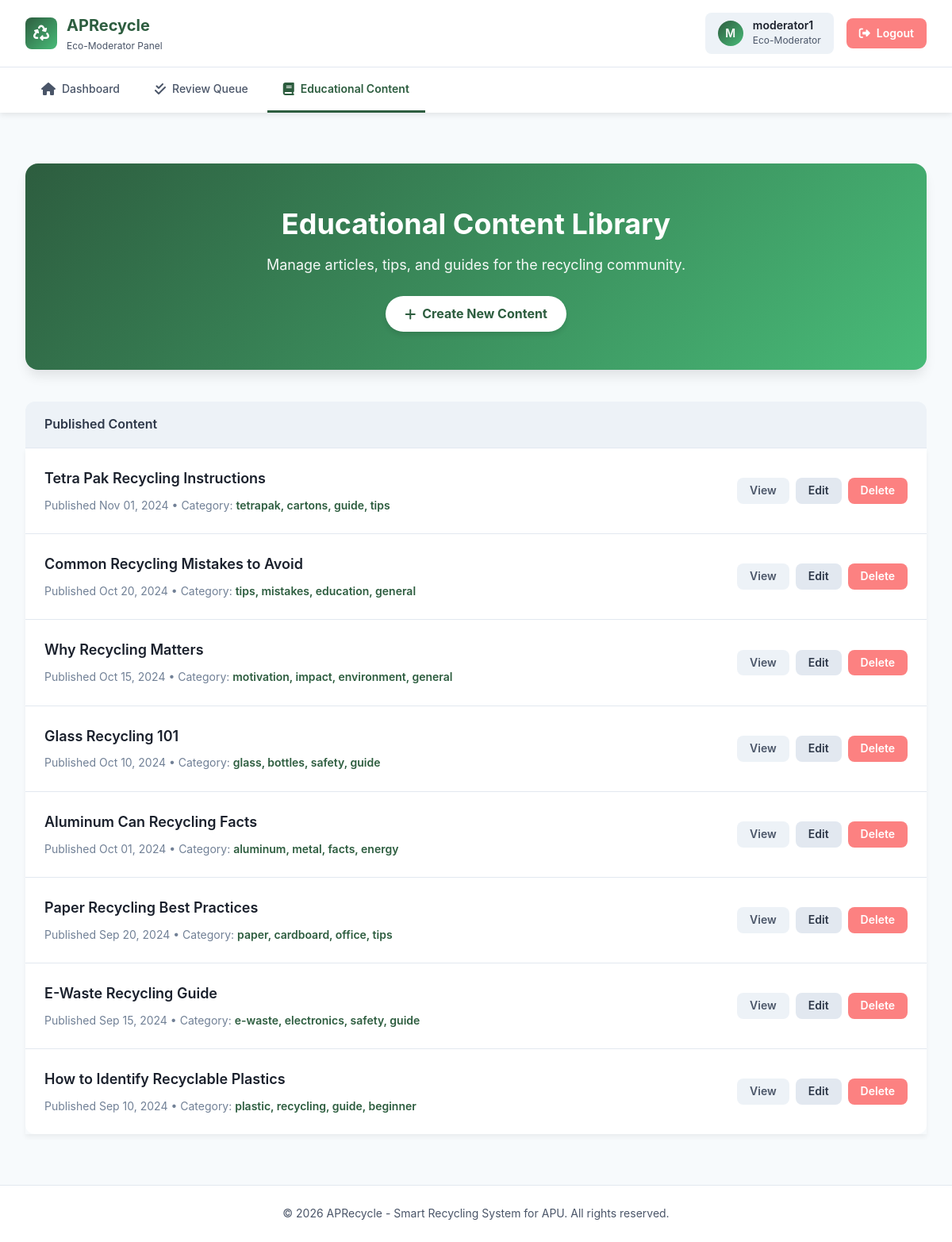
/eco-moderator/educational_content.php (signed in), run on an earlier commit of the app's database.
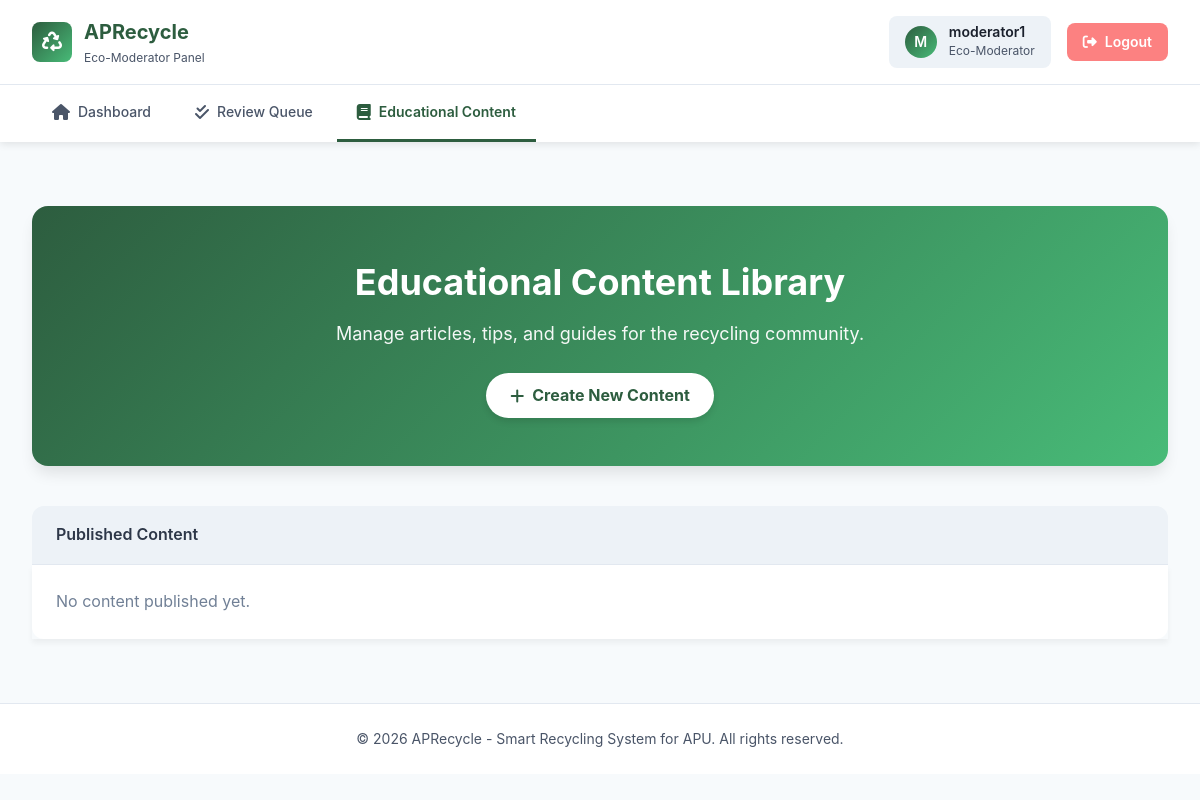
And on a later commit of the database.
### tables this page shows
CREATE TABLE IF NOT EXISTS `educational_content` (
  `content_id` int NOT NULL AUTO_INCREMENT,
  `title` varchar(50) NOT NULL,
  `content_body` text NOT NULL,
  `image` varchar(255) NOT NULL,
  `tags` varchar(255) NOT NULL,
  `created_at` datetime NOT NULL DEFAULT CURRENT_TIMESTAMP,
  `author_id` int DEFAULT NULL,
  PRIMARY KEY (`content_id`),
  KEY `author_id` (`author_id`)
);

### eco-moderator/educational_content.php (the view, shortened to what this page needs)
<?php
$conn = getDBConnection();
$sql = "SELECT * FROM educational_content ORDER BY created_at DESC";
$result = $conn->query($sql);
?>
<!DOCTYPE html>
<html lang="en">
<head>
    <link rel="stylesheet" href="../css/styles.css">
    <link rel="stylesheet" href="https://cdnjs.cloudflare.com/ajax/libs/font-awesome/6.0.0/css/all.min.css">
</head>
<body>
    <?php include 'includes/header.php'; ?>
    <div class="container" style="padding-top: 2rem;">
        <div class="page-hero">
            <h1>Educational Content Library</h1>
            <p>Manage articles, tips, and guides for the recycling community.</p>
            <a href="content-creation.php" class="btn-hero-action">
                <i class="fas fa-plus"></i> Create New Content
            </a>
        </div>
        <div class="section-title">Published Content</div>
        <div class="card" style="padding: 0; border-top-left-radius: 0; border-top-right-radius: 0; box-shadow: 0 4px 6px rgba(0,0,0,0.05);">
            <?php if ($result && $result->num_rows > 0): ?>
                <?php while($row = $result->fetch_assoc()): ?>
                    <div class="content-card">
                        <div style="flex: 1;">
                            <h3 style="margin: 0; color: var(--color-gray-800); font-size: 1.125rem;"><?php echo htmlspecialchars($row['title']); ?></h3>
                            <div class="meta-info">
                                <?php
                                    $raw_tags = $row['tags'];
                                    $normalized_tags = str_replace(['General, Tips', 'General,Tips'], 'General Tips', $raw_tags);
                                    $tags_display = htmlspecialchars(implode(', ', array_map('trim', explode(',', $normalized_tags))));
                                ?>
                                Published <?php echo date('M d, Y', strtotime($row['created_at'])); ?>
                                &bull; Category: <span style="font-weight: 600; color: var(--color-primary);"><?php echo $tags_display; ?></span>
                            </div>
                        </div>
                        <div class="action-buttons">
                            <a href="educational_content_view.php?id=<?php echo $row['content_id']; ?>" class="btn btn-secondary btn-sm" style="background: #edf2f7; color: #4a5568;">View</a>
                            <a href="content-edit.php?id=<?php echo $row['content_id']; ?>" class="btn btn-secondary btn-sm">Edit</a>
                            <a href="content-delete.php?id=<?php echo $row['content_id']; ?>" class="btn btn-danger btn-sm" onclick="return confirm('Are you sure you want to delete this article?');">Delete</a>
                        </div>
                    </div>
                <?php endwhile; ?>
            <?php else: ?>
                <div class="content-card">
                    <p style="color: var(--color-gray-500); margin: 0;">No content published yet.</p>
                </div>
            <?php endif; ?>
        </div>
    </div>
    <?php include 'includes/footer.php'; ?>
</body>
</html>

### eco-moderator/includes/header.php (shortened to what this page needs)
<?php
$current_page = basename($_SERVER['PHP_SELF']);
?>
<!DOCTYPE html>
<html lang="en">
<head>
    <link rel="stylesheet" href="../css/styles.css">
    <link rel="stylesheet" href="https://cdnjs.cloudflare.com/ajax/libs/font-awesome/6.4.0/css/all.min.css">
</head>
<body>
    <header class="moderator-header">
        <div class="moderator-header-top">
            <a href="dashboard.php" class="moderator-logo">
                <div class="moderator-logo-icon">
                    <i class="fas fa-recycle"></i>
                </div>
                <div class="moderator-logo-text">
                    <h1>APRecycle</h1>
                    <p>Eco-Moderator Panel</p>
                </div>
            </a>
            <div class="moderator-user-info">
                <div class="moderator-user-profile">
                    <div class="moderator-user-avatar">
                        <?php echo strtoupper(substr($_SESSION['username'], 0, 1)); ?>
                    </div>
                    <div class="moderator-user-details">
                        <span class="moderator-user-name"><?php echo htmlspecialchars($_SESSION['username']); ?></span>
                        <span class="moderator-user-role">Eco-Moderator</span>
                    </div>
                </div>
                <a href="../logout.php" class="btn-logout">
                    <i class="fas fa-sign-out-alt"></i>
                    <span>Logout</span>
                </a>
            </div>
        </div>
        <nav class="moderator-nav">
            <ul class="moderator-nav-tabs">
                <li class="moderator-nav-tab">
                    <a href="dashboard.php"
                        class="moderator-nav-link <?php echo $current_page == 'dashboard.php' ? 'active' : ''; ?>">
                        <i class="fas fa-home moderator-nav-icon"></i>
                        <span>Dashboard</span>
                    </a>
                </li>
                <li class="moderator-nav-tab">
                    <a href="review-queue.php"
                        class="moderator-nav-link <?php echo $current_page == 'review-queue.php' ? 'active' : ''; ?>">
                        <i class="fas fa-check-double moderator-nav-icon"></i>
                        <span>Review Queue</span>
                    </a>
                </li>
                <li class="moderator-nav-tab">
                    <a href="educational_content.php"
                        class="moderator-nav-link <?php echo ($current_page == 'educational_content.php' || $current_page == 'content-creation.php' || $current_page == 'content-edit.php') ? 'active' : ''; ?>">
                        <i class="fas fa-book moderator-nav-icon"></i>
                        <span>Educational Content</span>
                    </a>
                </li>
            </ul>
        </nav>
    </header>
    <main class="moderator-content">

### eco-moderator/includes/footer.php
</main>
<footer
    style="background: var(--color-white); padding: var(--space-6) var(--space-8); margin-top: var(--space-8); border-top: 1px solid var(--color-gray-200); text-align: center;">
    <p style="color: var(--color-gray-600); font-size: var(--text-sm); margin: 0;">
        &copy; <?php echo date('Y'); ?> APRecycle - Smart Recycling System for APU. All rights reserved.
    </p>
</footer>
</body>
</html>

### css/styles.css (style rules this page uses)
* { margin: 0; padding: 0; box-sizing: border-box; }
body { font-family: var(--font-sans); color: #2D3748; }
h1 { font-size: 2.25rem; font-weight: 700; }
body { font-size: 1rem; line-height: 1.6; }
h3 { font-size: 1.5rem; font-weight: 600; }
.btn-danger { background: var(--color-error); color: white; }
.btn-secondary { background: var(--color-gray-200); color: var(--color-gray-700); }

### css/variables.css (style rules this page uses)
:root { --color-primary: #2D5D3F; --color-primary-light: #3A7A54; --color-primary-dark: #1F4129; --color-secondary: #48BB78; --color-secondary-light: #68D391; --color-accent-blue: #4299E1; --color-accent-yellow: #FFD93D; --color-accent-brown: #8B4513; --color-white: #FFFFFF; --color-gray-50: #F7FAFC; --color-gray-100: #EDF2F7; --color-gray-200: #E2E8F0; --color-gray-300: #CBD5E0; --color-gray-400: #A0AEC0; --color-gray-500: #718096; --color-gray-600: #4A5568; --color-gray-700: #2D3748; --color-gray-800: #1A202C; --color-gray-900: #171923; --color-success: #48BB78; --color-success-light: #C6F6D5; --color-warning: #ED8936; --color-warning-light: #FEEBC8; --color-error: #FC8181; --color-error-light: #FED7D7; --color-info: #4299E1; --color-info-light: #BEE3F8; --gradient-primary: linear-gradient(135deg, #2D5D3F 0%, #48BB78 100%); --gradient-success: linear-gradient(135deg, #48BB78 0%, #38A169 100%); --gradient-badge: linear-gradient(135deg, #667eea 0%, #764ba2 100%); --shadow-sm: 0 1px 3px rgba(0,0,0,0.12), 0 1px 2px rgba(0,0,0,0.24); --shadow-md: 0 2px 8px rgba(0,0,0,0.1); --shadow-lg: 0 4px 12px rgba(0,0,0,0.15); --shadow-xl: 0 10px 40px rgba(0,0,0,0.2); --radius-sm: 4px; --radius-md: 8px; --radius-lg: 12px; --radius-xl: 16px; --radius-full: 9999px; --space-1: 0.25rem; --space-2: 0.5rem; --space-3: 0.75rem; --space-4: 1rem; --space-5: 1.25rem; --space-6: 1.5rem; --space-8: 2rem; --space-10: 2.5rem; --space-12: 3rem; --font-sans: -apple-system, BlinkMacSystemFont, 'Segoe UI', 'Roboto', 'Oxygen', 'Ubuntu', 'Cantarell', 'Fira Sans', 'Droid Sans', 'Helvetica Neue', sans-serif; --font-mono: 'SFMono-Regular', Consolas, 'Liberation Mono', Menlo, monospace; --text-xs: 0.75rem; --text-sm: 0.875rem; --text-base: 1rem; --text-lg: 1.125rem; --text-xl: 1.25rem; --text-2xl: 1.5rem; --text-3xl: 1.875rem; --text-4xl: 2.25rem; }

### eco-moderator/educational_content.php (style rules this page uses)
.page-hero { background: linear-gradient(135deg, var(--color-primary) 0%, var(--color-secondary) 100%); color: white; padding: 3rem 2rem; border-radius: 1rem; margin-bottom: 2.5rem; text-align: center; box-shadow: 0 10px 15px -3px rgba(0, 0, 0, 0.1); }
.page-hero h1 { font-size: 2.25rem; font-weight: 700; margin-bottom: 0.5rem; }
.page-hero p { font-size: 1.125rem; opacity: 0.95; margin: 0 0 1.5rem 0; }
.btn-hero-action { display: inline-flex; align-items: center; gap: 8px; background: white; color: var(--color-primary); padding: 10px 24px; border-radius: 30px; font-weight: 700; text-decoration: none; box-shadow: 0 4px 6px rgba(0,0,0,0.1); transition: transform 0.2s, box-shadow 0.2s; }
.section-title { background: var(--color-gray-100); padding: 1rem 1.5rem; font-weight: 600; color: var(--color-gray-700); border-top-left-radius: 12px; border-top-right-radius: 12px; margin-top: 2rem; border-bottom: 1px solid #e2e8f0; }
.content-card { background: white; padding: 1.5rem; border-bottom: 1px solid #e2e8f0; display: flex; justify-content: space-between; align-items: center; }
.content-card:last-child { border-bottom: none; border-bottom-left-radius: 12px; border-bottom-right-radius: 12px; }
.meta-info { color: var(--color-gray-500); font-size: 0.875rem; margin-top: 0.5rem; }
.action-buttons { display: flex; gap: 0.5rem; }
.btn-sm { padding: 0.5rem 1rem; border-radius: 8px; text-decoration: none; font-weight: 600; font-size: 0.875rem; border: none; cursor: pointer; display: inline-block; transition: all 0.2s ease; line-height: 1.2; }

What changed in the data, as far as the page shows it:
removed educational_content: title "Tetra Pak Recycling Instructions", created_at "Nov 01, 2024", tags "tetrapak, cartons, guide, tips"
removed educational_content: title "Common Recycling Mistakes to Avoid", created_at "Oct 20, 2024", tags "tips, mistakes, education, general"
removed educational_content: title "Why Recycling Matters", created_at "Oct 15, 2024", tags "motivation, impact, environment, general"
removed educational_content: title "Glass Recycling 101", created_at "Oct 10, 2024", tags "glass, bottles, safety, guide"
removed educational_content: title "Aluminum Can Recycling Facts", created_at "Oct 01, 2024", tags "aluminum, metal, facts, energy"
removed educational_content: title "Paper Recycling Best Practices", created_at "Sep 20, 2024", tags "paper, cardboard, office, tips"
removed educational_content: title "E-Waste Recycling Guide", created_at "Sep 15, 2024", tags "e-waste, electronics, safety, guide"
removed educational_content: title "How to Identify Recyclable Plastics", created_at "Sep 10, 2024", tags "plastic, recycling, guide, beginner"
Also different on the page:
text now shown: "No content published yet."
